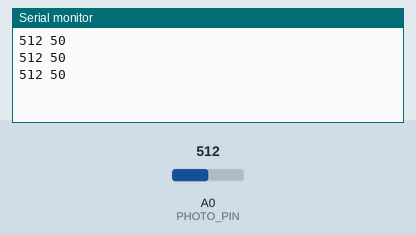
Simulated run of this sketch. Board: Arduino Uno, built with avr-gcc and run on an emulated ATmega328P. On the bench: the last lines printed to the serial monitor. The test bench sets the inputs (shaded band); at power-on: A0 (PHOTO_PIN) = 512.

Above: at 1.3 s.
1.4 s: A0 (PHOTO_PIN) set to 716
At 1.9 s:
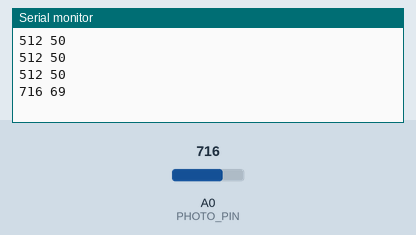
2.9 s: A0 (PHOTO_PIN) set to 900
At 3.4 s:
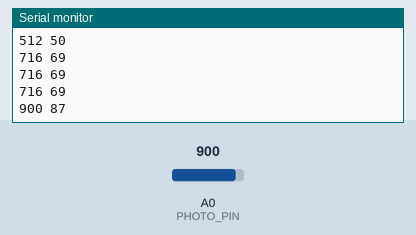
Timing chart, 0 to 5.9 s (numbered marks = the images above; inputs shaded):
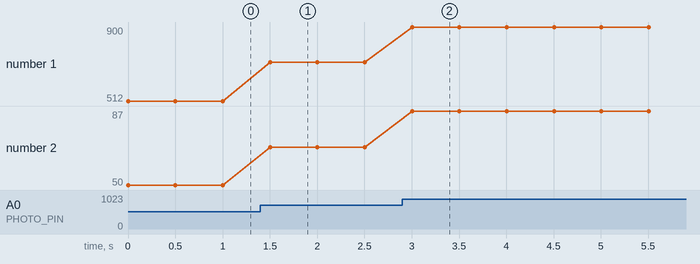

Measured:
- after the input at 1.4 s, the serial monitor: prints a new line after 0.10 s (image 1)
- after the input at 2.9 s, the serial monitor: prints a new line after 0.10 s (image 2)
- plotted number 1: 512 → 716 after the input at 1.4 s, 716 → 900 after the input at 2.9 s
- plotted number 2: 50 → 69 after the input at 1.4 s, 69 → 87 after the input at 2.9 s

The sketch:

gl5516.ino
```cpp
/*
Sensor connected with resistor 1kOm between GND and Analog input
The sensor change it impendance. In full dark it come to large value (>200 kOm),
in full light 200-300 Om (in my practice 200 Om)
*/
#define PHOTO_PIN A0

void setup(){
    Serial.begin(115200);
}


void loop() {
    int value = analogRead(PHOTO_PIN);
    int norm_value = map(value, 0, 1023, 0, 100);
    Serial.print(value);
    Serial.print(' ');
    Serial.println(norm_value);
    delay(500);
}
```
